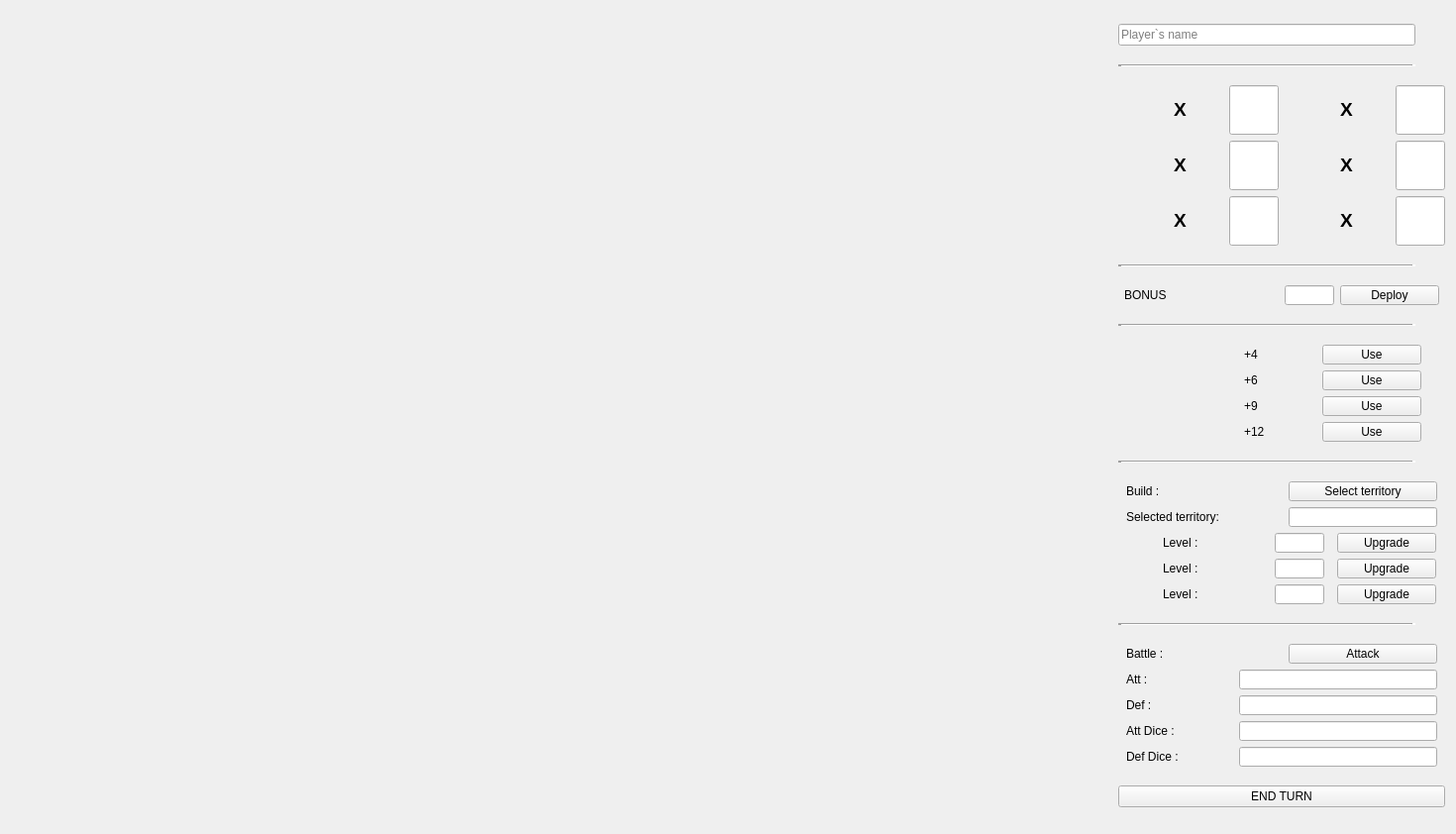
<?xml version="1.0" encoding="UTF-8"?>
<ui version="4.0">
 <class>MainWindow</class>
 <widget class="QMainWindow" name="MainWindow">
  <property name="geometry">
   <rect>
    <x>0</x>
    <y>0</y>
    <width>1470</width>
    <height>842</height>
   </rect>
  </property>
  <property name="maximumSize">
   <size>
    <width>16777215</width>
    <height>16777215</height>
   </size>
  </property>
  <property name="cursor">
   <cursorShape>CrossCursor</cursorShape>
  </property>
  <property name="mouseTracking">
   <bool>true</bool>
  </property>
  <property name="acceptDrops">
   <bool>false</bool>
  </property>
  <property name="windowTitle">
   <string>MainWindow</string>
  </property>
  <property name="autoFillBackground">
   <bool>false</bool>
  </property>
  <property name="styleSheet">
   <string notr="true">background:none;</string>
  </property>
  <widget class="QWidget" name="centralWidget">
   <layout class="QHBoxLayout" name="horizontalLayout">
    <item>
     <widget class="WidgetMap" name="map" native="true">
      <property name="minimumSize">
       <size>
        <width>1000</width>
        <height>680</height>
       </size>
      </property>
      <property name="maximumSize">
       <size>
        <width>16777215</width>
        <height>16777215</height>
       </size>
      </property>
      <property name="mouseTracking">
       <bool>false</bool>
      </property>
      <property name="styleSheet">
       <string notr="true">border-image: url(':/resources/img/map.png');

                         </string>
      </property>
     </widget>
    </item>
    <item>
     <layout class="QVBoxLayout" name="actions">
      <item>
       <widget class="QLineEdit" name="player_name">
        <property name="maximumSize">
         <size>
          <width>300</width>
          <height>16777215</height>
         </size>
        </property>
        <property name="readOnly">
         <bool>true</bool>
        </property>
        <property name="placeholderText">
         <string>Player`s name</string>
        </property>
       </widget>
      </item>
      <item>
       <widget class="Line" name="line">
        <property name="maximumSize">
         <size>
          <width>300</width>
          <height>2</height>
         </size>
        </property>
        <property name="lineWidth">
         <number>4</number>
        </property>
        <property name="orientation">
         <enum>Qt::Horizontal</enum>
        </property>
       </widget>
      </item>
      <item>
       <layout class="QHBoxLayout" name="player_items">
        <item>
         <layout class="QVBoxLayout" name="cards">
          <item>
           <layout class="QHBoxLayout" name="sold">
            <item>
             <widget class="QLabel" name="label_2">
              <property name="maximumSize">
               <size>
                <width>50</width>
                <height>50</height>
               </size>
              </property>
              <property name="text">
               <string/>
              </property>
              <property name="pixmap">
               <pixmap resource="images.qrc">:/resources/img/soldier_icon.png</pixmap>
              </property>
              <property name="scaledContents">
               <bool>true</bool>
              </property>
             </widget>
            </item>
            <item>
             <widget class="QLabel" name="label_4">
              <property name="maximumSize">
               <size>
                <width>50</width>
                <height>50</height>
               </size>
              </property>
              <property name="text">
               <string>&lt;html&gt;&lt;head/&gt;&lt;body&gt;&lt;p&gt;&lt;span style=&quot; font-size:14pt; font-weight:600;&quot;&gt;X&lt;/span&gt;&lt;/p&gt;&lt;/body&gt;&lt;/html&gt;</string>
              </property>
             </widget>
            </item>
            <item>
             <widget class="QLineEdit" name="sold_card_num">
              <property name="maximumSize">
               <size>
                <width>50</width>
                <height>50</height>
               </size>
              </property>
              <property name="readOnly">
               <bool>true</bool>
              </property>
             </widget>
            </item>
           </layout>
          </item>
          <item>
           <layout class="QHBoxLayout" name="horse">
            <item>
             <widget class="QLabel" name="label">
              <property name="maximumSize">
               <size>
                <width>50</width>
                <height>50</height>
               </size>
              </property>
              <property name="styleSheet">
               <string notr="true"/>
              </property>
              <property name="text">
               <string/>
              </property>
              <property name="pixmap">
               <pixmap resource="images.qrc">:/resources/img/horseman_icon.png</pixmap>
              </property>
              <property name="scaledContents">
               <bool>true</bool>
              </property>
             </widget>
            </item>
            <item>
             <widget class="QLabel" name="label_5">
              <property name="maximumSize">
               <size>
                <width>50</width>
                <height>50</height>
               </size>
              </property>
              <property name="text">
               <string>&lt;html&gt;&lt;head/&gt;&lt;body&gt;&lt;p&gt;&lt;span style=&quot; font-size:14pt; font-weight:600;&quot;&gt;X&lt;/span&gt;&lt;/p&gt;&lt;/body&gt;&lt;/html&gt;</string>
              </property>
             </widget>
            </item>
            <item>
             <widget class="QLineEdit" name="horse_card_num">
              <property name="maximumSize">
               <size>
                <width>50</width>
                <height>50</height>
               </size>
              </property>
              <property name="readOnly">
               <bool>true</bool>
              </property>
             </widget>
            </item>
           </layout>
          </item>
          <item>
           <layout class="QHBoxLayout" name="ship">
            <item>
             <widget class="QLabel" name="label_3">
              <property name="maximumSize">
               <size>
                <width>50</width>
                <height>50</height>
               </size>
              </property>
              <property name="text">
               <string/>
              </property>
              <property name="pixmap">
               <pixmap resource="images.qrc">:/resources/img/ship_icon.png</pixmap>
              </property>
              <property name="scaledContents">
               <bool>true</bool>
              </property>
             </widget>
            </item>
            <item>
             <widget class="QLabel" name="label_6">
              <property name="maximumSize">
               <size>
                <width>50</width>
                <height>50</height>
               </size>
              </property>
              <property name="text">
               <string>&lt;html&gt;&lt;head/&gt;&lt;body&gt;&lt;p&gt;&lt;span style=&quot; font-size:14pt; font-weight:600;&quot;&gt;X&lt;/span&gt;&lt;/p&gt;&lt;/body&gt;&lt;/html&gt;</string>
              </property>
             </widget>
            </item>
            <item>
             <widget class="QLineEdit" name="ship_card_num">
              <property name="maximumSize">
               <size>
                <width>50</width>
                <height>50</height>
               </size>
              </property>
              <property name="readOnly">
               <bool>true</bool>
              </property>
             </widget>
            </item>
           </layout>
          </item>
         </layout>
        </item>
        <item>
         <layout class="QVBoxLayout" name="resources">
          <item>
           <layout class="QHBoxLayout" name="wood">
            <item>
             <widget class="QLabel" name="label_8">
              <property name="maximumSize">
               <size>
                <width>50</width>
                <height>50</height>
               </size>
              </property>
              <property name="text">
               <string/>
              </property>
              <property name="pixmap">
               <pixmap resource="images.qrc">:/resources/img/wood_icon.png</pixmap>
              </property>
              <property name="scaledContents">
               <bool>true</bool>
              </property>
             </widget>
            </item>
            <item>
             <widget class="QLabel" name="label_12">
              <property name="maximumSize">
               <size>
                <width>50</width>
                <height>50</height>
               </size>
              </property>
              <property name="text">
               <string>&lt;html&gt;&lt;head/&gt;&lt;body&gt;&lt;p&gt;&lt;span style=&quot; font-size:14pt; font-weight:600;&quot;&gt;X&lt;/span&gt;&lt;/p&gt;&lt;/body&gt;&lt;/html&gt;</string>
              </property>
             </widget>
            </item>
            <item>
             <widget class="QLineEdit" name="wood_res_num">
              <property name="maximumSize">
               <size>
                <width>50</width>
                <height>50</height>
               </size>
              </property>
              <property name="readOnly">
               <bool>true</bool>
              </property>
             </widget>
            </item>
           </layout>
          </item>
          <item>
           <layout class="QHBoxLayout" name="stone">
            <item>
             <widget class="QLabel" name="label_9">
              <property name="maximumSize">
               <size>
                <width>50</width>
                <height>50</height>
               </size>
              </property>
              <property name="text">
               <string/>
              </property>
              <property name="pixmap">
               <pixmap resource="images.qrc">:/resources/img/stone_icon.png</pixmap>
              </property>
              <property name="scaledContents">
               <bool>true</bool>
              </property>
             </widget>
            </item>
            <item>
             <widget class="QLabel" name="label_13">
              <property name="maximumSize">
               <size>
                <width>50</width>
                <height>50</height>
               </size>
              </property>
              <property name="text">
               <string>&lt;html&gt;&lt;head/&gt;&lt;body&gt;&lt;p&gt;&lt;span style=&quot; font-size:14pt; font-weight:600;&quot;&gt;X&lt;/span&gt;&lt;/p&gt;&lt;/body&gt;&lt;/html&gt;</string>
              </property>
             </widget>
            </item>
            <item>
             <widget class="QLineEdit" name="stone_res_num">
              <property name="maximumSize">
               <size>
                <width>50</width>
                <height>50</height>
               </size>
              </property>
              <property name="readOnly">
               <bool>true</bool>
              </property>
             </widget>
            </item>
           </layout>
          </item>
          <item>
           <layout class="QHBoxLayout" name="metal">
            <item>
             <widget class="QLabel" name="label_10">
              <property name="enabled">
               <bool>true</bool>
              </property>
              <property name="maximumSize">
               <size>
                <width>50</width>
                <height>50</height>
               </size>
              </property>
              <property name="text">
               <string/>
              </property>
              <property name="pixmap">
               <pixmap resource="images.qrc">:/resources/img/gold_icon.png</pixmap>
              </property>
              <property name="scaledContents">
               <bool>true</bool>
              </property>
             </widget>
            </item>
            <item>
             <widget class="QLabel" name="label_11">
              <property name="maximumSize">
               <size>
                <width>50</width>
                <height>50</height>
               </size>
              </property>
              <property name="text">
               <string>&lt;html&gt;&lt;head/&gt;&lt;body&gt;&lt;p&gt;&lt;span style=&quot; font-size:14pt; font-weight:600;&quot;&gt;X&lt;/span&gt;&lt;/p&gt;&lt;/body&gt;&lt;/html&gt;</string>
              </property>
             </widget>
            </item>
            <item>
             <widget class="QLineEdit" name="gold_res_num">
              <property name="maximumSize">
               <size>
                <width>50</width>
                <height>50</height>
               </size>
              </property>
              <property name="readOnly">
               <bool>true</bool>
              </property>
             </widget>
            </item>
           </layout>
          </item>
         </layout>
        </item>
       </layout>
      </item>
      <item>
       <widget class="Line" name="line_4">
        <property name="maximumSize">
         <size>
          <width>300</width>
          <height>2</height>
         </size>
        </property>
        <property name="lineWidth">
         <number>4</number>
        </property>
        <property name="orientation">
         <enum>Qt::Horizontal</enum>
        </property>
       </widget>
      </item>
      <item>
       <layout class="QHBoxLayout" name="bonus_tanks">
        <property name="spacing">
         <number>0</number>
        </property>
        <item>
         <widget class="QLabel" name="label_14">
          <property name="maximumSize">
           <size>
            <width>100</width>
            <height>20</height>
           </size>
          </property>
          <property name="styleSheet">
           <string notr="true">font: 14pt &quot;Viner Hand ITC&quot;;</string>
          </property>
          <property name="text">
           <string>BONUS </string>
          </property>
         </widget>
        </item>
        <item>
         <widget class="QLabel" name="label_15">
          <property name="maximumSize">
           <size>
            <width>50</width>
            <height>40</height>
           </size>
          </property>
          <property name="text">
           <string/>
          </property>
          <property name="pixmap">
           <pixmap resource="images.qrc">:/resources/img/tank_icon.png</pixmap>
          </property>
          <property name="scaledContents">
           <bool>true</bool>
          </property>
         </widget>
        </item>
        <item>
         <widget class="QLineEdit" name="bonus_tanks_num">
          <property name="maximumSize">
           <size>
            <width>50</width>
            <height>20</height>
           </size>
          </property>
          <property name="readOnly">
           <bool>true</bool>
          </property>
         </widget>
        </item>
        <item>
         <widget class="QPushButton" name="bonus_tenks_deploy_button">
          <property name="maximumSize">
           <size>
            <width>100</width>
            <height>20</height>
           </size>
          </property>
          <property name="palette">
           <palette>
            <active/>
            <inactive/>
            <disabled/>
           </palette>
          </property>
          <property name="autoFillBackground">
           <bool>true</bool>
          </property>
          <property name="styleSheet">
           <string notr="true">font: 10pt &quot;Viner Hand ITC&quot;;</string>
          </property>
          <property name="text">
           <string>Deploy</string>
          </property>
         </widget>
        </item>
       </layout>
      </item>
      <item>
       <widget class="Line" name="line_6">
        <property name="maximumSize">
         <size>
          <width>300</width>
          <height>2</height>
         </size>
        </property>
        <property name="lineWidth">
         <number>4</number>
        </property>
        <property name="orientation">
         <enum>Qt::Horizontal</enum>
        </property>
       </widget>
      </item>
      <item>
       <layout class="QVBoxLayout" name="card_bonus">
        <item>
         <layout class="QHBoxLayout" name="sold_comb">
          <item>
           <layout class="QHBoxLayout" name="three_sold">
            <property name="spacing">
             <number>0</number>
            </property>
            <item>
             <widget class="QLabel" name="label_21">
              <property name="maximumSize">
               <size>
                <width>25</width>
                <height>20</height>
               </size>
              </property>
              <property name="text">
               <string/>
              </property>
              <property name="pixmap">
               <pixmap resource="images.qrc">:/resources/img/soldier_icon.png</pixmap>
              </property>
              <property name="scaledContents">
               <bool>true</bool>
              </property>
             </widget>
            </item>
            <item>
             <widget class="QLabel" name="label_19">
              <property name="maximumSize">
               <size>
                <width>25</width>
                <height>20</height>
               </size>
              </property>
              <property name="text">
               <string/>
              </property>
              <property name="pixmap">
               <pixmap resource="images.qrc">:/resources/img/soldier_icon.png</pixmap>
              </property>
              <property name="scaledContents">
               <bool>true</bool>
              </property>
             </widget>
            </item>
            <item>
             <widget class="QLabel" name="label_20">
              <property name="maximumSize">
               <size>
                <width>25</width>
                <height>20</height>
               </size>
              </property>
              <property name="text">
               <string/>
              </property>
              <property name="pixmap">
               <pixmap resource="images.qrc">:/resources/img/soldier_icon.png</pixmap>
              </property>
              <property name="scaledContents">
               <bool>true</bool>
              </property>
             </widget>
            </item>
           </layout>
          </item>
          <item>
           <widget class="QLabel" name="label_29">
            <property name="maximumSize">
             <size>
              <width>50</width>
              <height>20</height>
             </size>
            </property>
            <property name="styleSheet">
             <string notr="true">font: 14pt &quot;Viner Hand ITC&quot;;</string>
            </property>
            <property name="text">
             <string>+4</string>
            </property>
           </widget>
          </item>
          <item>
           <widget class="QPushButton" name="three_sold_button">
            <property name="maximumSize">
             <size>
              <width>100</width>
              <height>20</height>
             </size>
            </property>
            <property name="autoFillBackground">
             <bool>true</bool>
            </property>
            <property name="styleSheet">
             <string notr="true">font: 14pt &quot;Viner Hand ITC&quot;;
border-color: rgb(0, 255, 0);</string>
            </property>
            <property name="text">
             <string>Use</string>
            </property>
           </widget>
          </item>
         </layout>
        </item>
        <item>
         <layout class="QHBoxLayout" name="horse_comb">
          <item>
           <layout class="QHBoxLayout" name="three_horse">
            <property name="spacing">
             <number>0</number>
            </property>
            <item>
             <widget class="QLabel" name="label_17">
              <property name="maximumSize">
               <size>
                <width>25</width>
                <height>20</height>
               </size>
              </property>
              <property name="styleSheet">
               <string notr="true"/>
              </property>
              <property name="text">
               <string/>
              </property>
              <property name="pixmap">
               <pixmap resource="images.qrc">:/resources/img/horseman_icon.png</pixmap>
              </property>
              <property name="scaledContents">
               <bool>true</bool>
              </property>
             </widget>
            </item>
            <item>
             <widget class="QLabel" name="label_18">
              <property name="maximumSize">
               <size>
                <width>25</width>
                <height>20</height>
               </size>
              </property>
              <property name="styleSheet">
               <string notr="true"/>
              </property>
              <property name="text">
               <string/>
              </property>
              <property name="pixmap">
               <pixmap resource="images.qrc">:/resources/img/horseman_icon.png</pixmap>
              </property>
              <property name="scaledContents">
               <bool>true</bool>
              </property>
             </widget>
            </item>
            <item>
             <widget class="QLabel" name="label_22">
              <property name="maximumSize">
               <size>
                <width>25</width>
                <height>20</height>
               </size>
              </property>
              <property name="styleSheet">
               <string notr="true"/>
              </property>
              <property name="text">
               <string/>
              </property>
              <property name="pixmap">
               <pixmap resource="images.qrc">:/resources/img/horseman_icon.png</pixmap>
              </property>
              <property name="scaledContents">
               <bool>true</bool>
              </property>
             </widget>
            </item>
           </layout>
          </item>
          <item>
           <widget class="QLabel" name="label_30">
            <property name="maximumSize">
             <size>
              <width>50</width>
              <height>20</height>
             </size>
            </property>
            <property name="styleSheet">
             <string notr="true">font: 8pt &quot;Viner Hand ITC&quot;;
font: 14pt &quot;Viner Hand ITC&quot;;
</string>
            </property>
            <property name="text">
             <string>+6</string>
            </property>
           </widget>
          </item>
          <item>
           <widget class="QPushButton" name="three_hors_button">
            <property name="maximumSize">
             <size>
              <width>100</width>
              <height>20</height>
             </size>
            </property>
            <property name="autoFillBackground">
             <bool>true</bool>
            </property>
            <property name="styleSheet">
             <string notr="true">font: 14pt &quot;Viner Hand ITC&quot;;
border-color: rgb(0, 255, 0);</string>
            </property>
            <property name="text">
             <string>Use</string>
            </property>
           </widget>
          </item>
         </layout>
        </item>
        <item>
         <layout class="QHBoxLayout" name="ship_comb">
          <item>
           <layout class="QHBoxLayout" name="three_ship">
            <property name="spacing">
             <number>0</number>
            </property>
            <item>
             <widget class="QLabel" name="label_23">
              <property name="maximumSize">
               <size>
                <width>25</width>
                <height>20</height>
               </size>
              </property>
              <property name="text">
               <string/>
              </property>
              <property name="pixmap">
               <pixmap resource="images.qrc">:/resources/img/ship_icon.png</pixmap>
              </property>
              <property name="scaledContents">
               <bool>true</bool>
              </property>
             </widget>
            </item>
            <item>
             <widget class="QLabel" name="label_24">
              <property name="maximumSize">
               <size>
                <width>25</width>
                <height>20</height>
               </size>
              </property>
              <property name="text">
               <string/>
              </property>
              <property name="pixmap">
               <pixmap resource="images.qrc">:/resources/img/ship_icon.png</pixmap>
              </property>
              <property name="scaledContents">
               <bool>true</bool>
              </property>
             </widget>
            </item>
            <item>
             <widget class="QLabel" name="label_25">
              <property name="maximumSize">
               <size>
                <width>25</width>
                <height>20</height>
               </size>
              </property>
              <property name="text">
               <string/>
              </property>
              <property name="pixmap">
               <pixmap resource="images.qrc">:/resources/img/ship_icon.png</pixmap>
              </property>
              <property name="scaledContents">
               <bool>true</bool>
              </property>
             </widget>
            </item>
           </layout>
          </item>
          <item>
           <widget class="QLabel" name="label_31">
            <property name="maximumSize">
             <size>
              <width>50</width>
              <height>20</height>
             </size>
            </property>
            <property name="styleSheet">
             <string notr="true">font: 14pt &quot;Viner Hand ITC&quot;;</string>
            </property>
            <property name="text">
             <string>+9</string>
            </property>
           </widget>
          </item>
          <item>
           <widget class="QPushButton" name="three_ship_button">
            <property name="maximumSize">
             <size>
              <width>100</width>
              <height>20</height>
             </size>
            </property>
            <property name="autoFillBackground">
             <bool>true</bool>
            </property>
            <property name="styleSheet">
             <string notr="true">font: 14pt &quot;Viner Hand ITC&quot;;
border-color: rgb(0, 255, 0);</string>
            </property>
            <property name="text">
             <string>Use</string>
            </property>
           </widget>
          </item>
         </layout>
        </item>
        <item>
         <layout class="QHBoxLayout" name="all_diff_comb">
          <item>
           <layout class="QHBoxLayout" name="three_diff">
            <property name="spacing">
             <number>0</number>
            </property>
            <item>
             <widget class="QLabel" name="label_26">
              <property name="maximumSize">
               <size>
                <width>25</width>
                <height>20</height>
               </size>
              </property>
              <property name="text">
               <string/>
              </property>
              <property name="pixmap">
               <pixmap resource="images.qrc">:/resources/img/soldier_icon.png</pixmap>
              </property>
              <property name="scaledContents">
               <bool>true</bool>
              </property>
             </widget>
            </item>
            <item>
             <widget class="QLabel" name="label_27">
              <property name="maximumSize">
               <size>
                <width>25</width>
                <height>20</height>
               </size>
              </property>
              <property name="styleSheet">
               <string notr="true"/>
              </property>
              <property name="text">
               <string/>
              </property>
              <property name="pixmap">
               <pixmap resource="images.qrc">:/resources/img/horseman_icon.png</pixmap>
              </property>
              <property name="scaledContents">
               <bool>true</bool>
              </property>
             </widget>
            </item>
            <item>
             <widget class="QLabel" name="label_28">
              <property name="maximumSize">
               <size>
                <width>25</width>
                <height>20</height>
               </size>
              </property>
              <property name="text">
               <string/>
              </property>
              <property name="pixmap">
               <pixmap resource="images.qrc">:/resources/img/ship_icon.png</pixmap>
              </property>
              <property name="scaledContents">
               <bool>true</bool>
              </property>
             </widget>
            </item>
           </layout>
          </item>
          <item>
           <widget class="QLabel" name="label_32">
            <property name="maximumSize">
             <size>
              <width>50</width>
              <height>20</height>
             </size>
            </property>
            <property name="styleSheet">
             <string notr="true">font: 14pt &quot;Viner Hand ITC&quot;;</string>
            </property>
            <property name="text">
             <string>+12</string>
            </property>
           </widget>
          </item>
          <item>
           <widget class="QPushButton" name="one_of_all_button">
            <property name="maximumSize">
             <size>
              <width>100</width>
              <height>20</height>
             </size>
            </property>
            <property name="autoFillBackground">
             <bool>true</bool>
            </property>
            <property name="styleSheet">
             <string notr="true">font: 14pt &quot;Viner Hand ITC&quot;;
border-color: rgb(0, 255, 0);</string>
            </property>
            <property name="text">
             <string>Use</string>
            </property>
           </widget>
          </item>
         </layout>
        </item>
       </layout>
      </item>
      <item>
       <widget class="Line" name="line_2">
        <property name="maximumSize">
         <size>
          <width>300</width>
          <height>2</height>
         </size>
        </property>
        <property name="lineWidth">
         <number>4</number>
        </property>
        <property name="orientation">
         <enum>Qt::Horizontal</enum>
        </property>
       </widget>
      </item>
      <item>
       <layout class="QVBoxLayout" name="buildings">
        <item>
         <layout class="QHBoxLayout" name="build_territory">
          <item>
           <widget class="QLabel" name="label_33">
            <property name="maximumSize">
             <size>
              <width>150</width>
              <height>20</height>
             </size>
            </property>
            <property name="styleSheet">
             <string notr="true">font: 14pt &quot;Viner Hand ITC&quot;;</string>
            </property>
            <property name="text">
             <string>Build :</string>
            </property>
           </widget>
          </item>
          <item>
           <widget class="QPushButton" name="select_territory_button">
            <property name="maximumSize">
             <size>
              <width>150</width>
              <height>20</height>
             </size>
            </property>
            <property name="styleSheet">
             <string notr="true">font: 14pt &quot;Viner Hand ITC&quot;;</string>
            </property>
            <property name="text">
             <string>Select territory</string>
            </property>
           </widget>
          </item>
         </layout>
        </item>
        <item>
         <layout class="QHBoxLayout" name="selected_territory">
          <item>
           <widget class="QLabel" name="label_7">
            <property name="maximumSize">
             <size>
              <width>150</width>
              <height>20</height>
             </size>
            </property>
            <property name="text">
             <string>Selected territory: </string>
            </property>
           </widget>
          </item>
          <item>
           <widget class="QLineEdit" name="build_name">
            <property name="maximumSize">
             <size>
              <width>150</width>
              <height>20</height>
             </size>
            </property>
           </widget>
          </item>
         </layout>
        </item>
        <item>
         <layout class="QHBoxLayout" name="attack">
          <item>
           <widget class="QLabel" name="label_34">
            <property name="maximumSize">
             <size>
              <width>25</width>
              <height>20</height>
             </size>
            </property>
            <property name="text">
             <string/>
            </property>
            <property name="pixmap">
             <pixmap resource="images.qrc">:/resources/img/sword_icon.png</pixmap>
            </property>
            <property name="scaledContents">
             <bool>true</bool>
            </property>
           </widget>
          </item>
          <item>
           <widget class="QLabel" name="label_37">
            <property name="maximumSize">
             <size>
              <width>100</width>
              <height>20</height>
             </size>
            </property>
            <property name="styleSheet">
             <string notr="true">font: 12pt &quot;Viner Hand ITC&quot;;</string>
            </property>
            <property name="text">
             <string>Level :</string>
            </property>
           </widget>
          </item>
          <item>
           <widget class="QLineEdit" name="sword_level_upgrade">
            <property name="maximumSize">
             <size>
              <width>50</width>
              <height>20</height>
             </size>
            </property>
            <property name="readOnly">
             <bool>true</bool>
            </property>
           </widget>
          </item>
          <item>
           <widget class="QPushButton" name="sword_upgrade_button">
            <property name="maximumSize">
             <size>
              <width>100</width>
              <height>20</height>
             </size>
            </property>
            <property name="styleSheet">
             <string notr="true">font: 12pt &quot;Viner Hand ITC&quot;;</string>
            </property>
            <property name="text">
             <string>Upgrade</string>
            </property>
           </widget>
          </item>
         </layout>
        </item>
        <item>
         <layout class="QHBoxLayout" name="defend">
          <item>
           <widget class="QLabel" name="label_35">
            <property name="maximumSize">
             <size>
              <width>25</width>
              <height>20</height>
             </size>
            </property>
            <property name="text">
             <string/>
            </property>
            <property name="pixmap">
             <pixmap resource="images.qrc">:/resources/img/shield_icon.png</pixmap>
            </property>
            <property name="scaledContents">
             <bool>true</bool>
            </property>
           </widget>
          </item>
          <item>
           <widget class="QLabel" name="label_38">
            <property name="maximumSize">
             <size>
              <width>100</width>
              <height>20</height>
             </size>
            </property>
            <property name="styleSheet">
             <string notr="true">font: 12pt &quot;Viner Hand ITC&quot;;</string>
            </property>
            <property name="text">
             <string>Level :</string>
            </property>
           </widget>
          </item>
          <item>
           <widget class="QLineEdit" name="shield_level_upgrade">
            <property name="maximumSize">
             <size>
              <width>50</width>
              <height>20</height>
             </size>
            </property>
            <property name="readOnly">
             <bool>true</bool>
            </property>
           </widget>
          </item>
          <item>
           <widget class="QPushButton" name="shield_upgrade_button">
            <property name="maximumSize">
             <size>
              <width>100</width>
              <height>20</height>
             </size>
            </property>
            <property name="styleSheet">
             <string notr="true">font: 12pt &quot;Viner Hand ITC&quot;;</string>
            </property>
            <property name="text">
             <string>Upgrade</string>
            </property>
           </widget>
          </item>
         </layout>
        </item>
        <item>
         <layout class="QHBoxLayout" name="luck">
          <item>
           <widget class="QLabel" name="label_36">
            <property name="maximumSize">
             <size>
              <width>25</width>
              <height>20</height>
             </size>
            </property>
            <property name="text">
             <string/>
            </property>
            <property name="pixmap">
             <pixmap resource="images.qrc">:/resources/img/luck_icon.png</pixmap>
            </property>
            <property name="scaledContents">
             <bool>true</bool>
            </property>
           </widget>
          </item>
          <item>
           <widget class="QLabel" name="label_39">
            <property name="maximumSize">
             <size>
              <width>100</width>
              <height>20</height>
             </size>
            </property>
            <property name="styleSheet">
             <string notr="true">font: 12pt &quot;Viner Hand ITC&quot;;</string>
            </property>
            <property name="text">
             <string>Level :</string>
            </property>
           </widget>
          </item>
          <item>
           <widget class="QLineEdit" name="luck_level_upgrade">
            <property name="maximumSize">
             <size>
              <width>50</width>
              <height>20</height>
             </size>
            </property>
            <property name="readOnly">
             <bool>true</bool>
            </property>
           </widget>
          </item>
          <item>
           <widget class="QPushButton" name="luck_upgrade_button">
            <property name="maximumSize">
             <size>
              <width>100</width>
              <height>20</height>
             </size>
            </property>
            <property name="styleSheet">
             <string notr="true">font: 12pt &quot;Viner Hand ITC&quot;;</string>
            </property>
            <property name="text">
             <string>Upgrade</string>
            </property>
           </widget>
          </item>
         </layout>
        </item>
       </layout>
      </item>
      <item>
       <widget class="Line" name="line_5">
        <property name="maximumSize">
         <size>
          <width>300</width>
          <height>2</height>
         </size>
        </property>
        <property name="lineWidth">
         <number>4</number>
        </property>
        <property name="orientation">
         <enum>Qt::Horizontal</enum>
        </property>
       </widget>
      </item>
      <item>
       <layout class="QVBoxLayout" name="battle">
        <item>
         <layout class="QHBoxLayout" name="battle_attack">
          <item>
           <widget class="QLabel" name="label_40">
            <property name="maximumSize">
             <size>
              <width>150</width>
              <height>20</height>
             </size>
            </property>
            <property name="styleSheet">
             <string notr="true">font: 14pt &quot;Viner Hand ITC&quot;;</string>
            </property>
            <property name="text">
             <string>Battle :</string>
            </property>
           </widget>
          </item>
          <item>
           <widget class="QPushButton" name="battle_button">
            <property name="maximumSize">
             <size>
              <width>150</width>
              <height>20</height>
             </size>
            </property>
            <property name="styleSheet">
             <string notr="true">font: 14pt &quot;Viner Hand ITC&quot;;</string>
            </property>
            <property name="text">
             <string>Attack</string>
            </property>
           </widget>
          </item>
         </layout>
        </item>
        <item>
         <layout class="QHBoxLayout" name="attacker_dice">
          <item>
           <widget class="QLabel" name="label_41">
            <property name="maximumSize">
             <size>
              <width>100</width>
              <height>20</height>
             </size>
            </property>
            <property name="styleSheet">
             <string notr="true">font: 12pt &quot;Viner Hand ITC&quot;;</string>
            </property>
            <property name="text">
             <string>Att :</string>
            </property>
           </widget>
          </item>
          <item>
           <widget class="QLineEdit" name="attacker_name">
            <property name="maximumSize">
             <size>
              <width>200</width>
              <height>20</height>
             </size>
            </property>
            <property name="readOnly">
             <bool>true</bool>
            </property>
           </widget>
          </item>
         </layout>
        </item>
        <item>
         <layout class="QHBoxLayout" name="defender_dice">
          <item>
           <widget class="QLabel" name="label_42">
            <property name="maximumSize">
             <size>
              <width>100</width>
              <height>20</height>
             </size>
            </property>
            <property name="styleSheet">
             <string notr="true">font: 12pt &quot;Viner Hand ITC&quot;;</string>
            </property>
            <property name="text">
             <string>Def :</string>
            </property>
           </widget>
          </item>
          <item>
           <widget class="QLineEdit" name="defender_name">
            <property name="maximumSize">
             <size>
              <width>200</width>
              <height>20</height>
             </size>
            </property>
            <property name="readOnly">
             <bool>true</bool>
            </property>
           </widget>
          </item>
         </layout>
        </item>
        <item>
         <layout class="QHBoxLayout" name="horizontalLayout_2">
          <item>
           <widget class="QLabel" name="label_16">
            <property name="maximumSize">
             <size>
              <width>100</width>
              <height>16777215</height>
             </size>
            </property>
            <property name="styleSheet">
             <string notr="true">font: 12pt &quot;Viner Hand ITC&quot;;</string>
            </property>
            <property name="text">
             <string>Att Dice :</string>
            </property>
           </widget>
          </item>
          <item>
           <widget class="QLineEdit" name="AttackerDiceResult">
            <property name="maximumSize">
             <size>
              <width>200</width>
              <height>20</height>
             </size>
            </property>
            <property name="styleSheet">
             <string notr="true">position: cener;</string>
            </property>
           </widget>
          </item>
         </layout>
        </item>
        <item>
         <layout class="QHBoxLayout" name="battle_result">
          <item>
           <widget class="QLabel" name="label_43">
            <property name="maximumSize">
             <size>
              <width>100</width>
              <height>16777215</height>
             </size>
            </property>
            <property name="styleSheet">
             <string notr="true">font: 12pt &quot;Viner Hand ITC&quot;;</string>
            </property>
            <property name="text">
             <string>Def Dice :</string>
            </property>
           </widget>
          </item>
          <item>
           <widget class="QLineEdit" name="DeffenderDiceResult">
            <property name="maximumSize">
             <size>
              <width>200</width>
              <height>20</height>
             </size>
            </property>
            <property name="layoutDirection">
             <enum>Qt::LeftToRight</enum>
            </property>
            <property name="styleSheet">
             <string notr="true">position: cener;</string>
            </property>
           </widget>
          </item>
         </layout>
        </item>
       </layout>
      </item>
      <item>
       <widget class="QPushButton" name="end_turn_button">
        <property name="text">
         <string>END TURN</string>
        </property>
       </widget>
      </item>
     </layout>
    </item>
   </layout>
  </widget>
 </widget>
 <layoutdefault spacing="6" margin="11"/>
 <customwidgets>
  <customwidget>
   <class>WidgetMap</class>
   <extends>QWidget</extends>
   <header>widgetmap.h</header>
   <container>1</container>
   <slots>
    <signal>territory_id_selected()</signal>
   </slots>
  </customwidget>
 </customwidgets>
 <resources>
  <include location="images.qrc"/>
 </resources>
 <connections/>
</ui>
